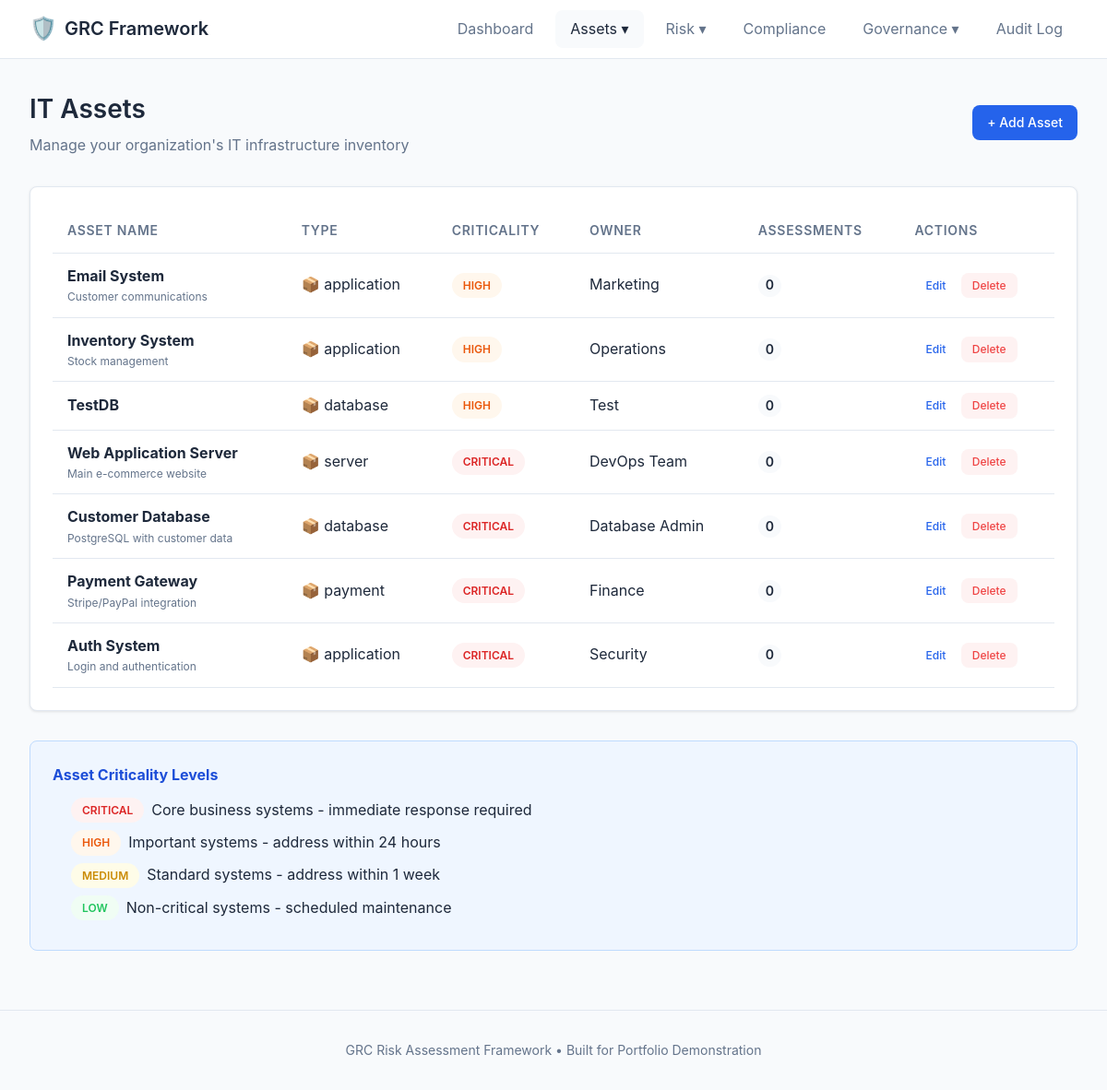
The app's page /assets, older data.
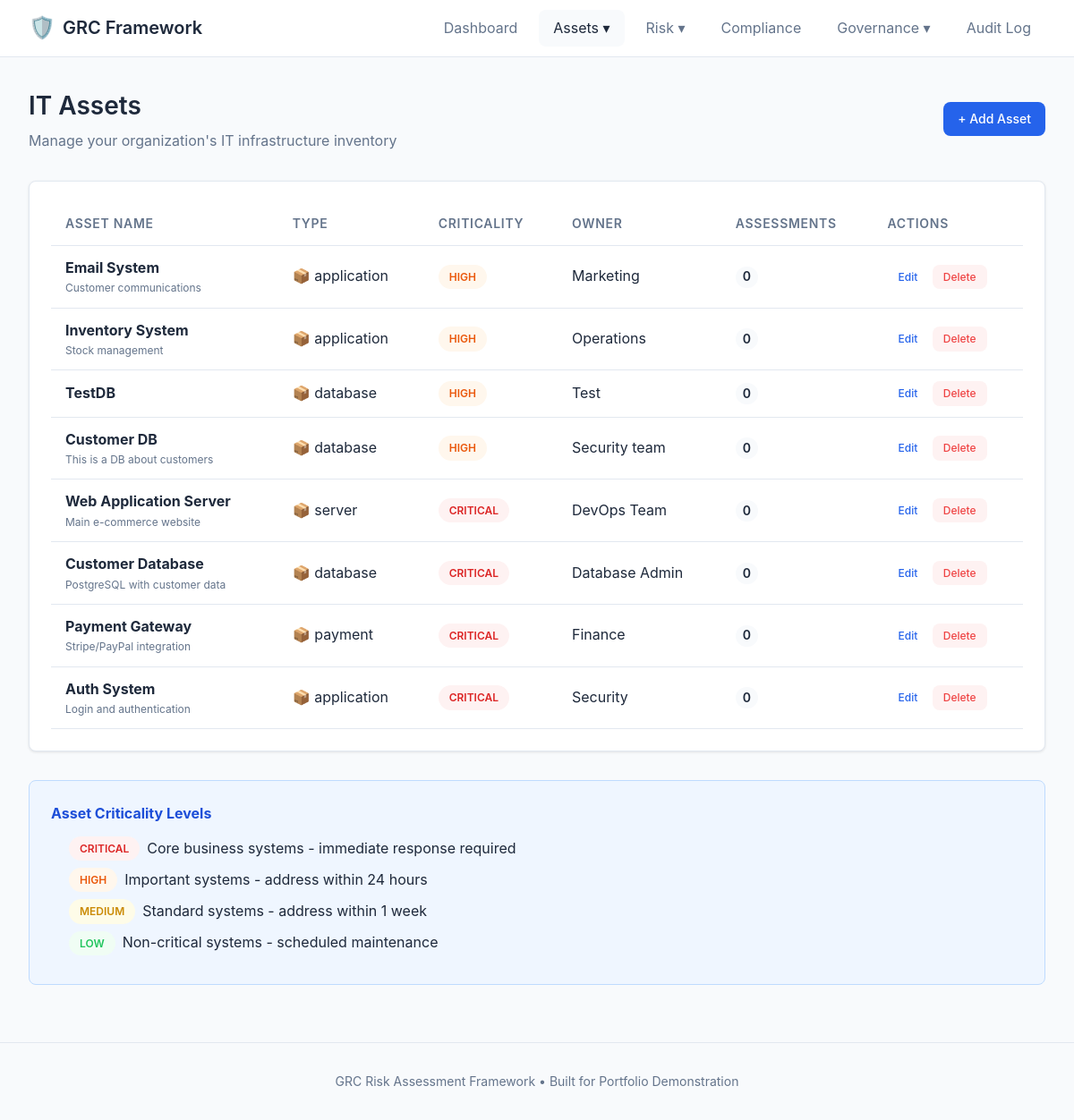
The same page, newer data.
### app.py (models this page shows)
class Asset(db.Model):
    id = db.Column(db.Integer, primary_key=True)
    name = db.Column(db.String(100), nullable=False)
    description = db.Column(db.Text)
    asset_type = db.Column(db.String(50))  # Server, Database, Application, Network, Endpoint
    criticality = db.Column(db.String(20))  # Critical, High, Medium, Low
    owner = db.Column(db.String(100))
    created_at = db.Column(db.DateTime, default=datetime.utcnow)
    assessments = db.relationship('RiskAssessment', backref='asset', lazy=True, cascade='all, delete-orphan')

### app.py (the view)
@app.route('/assets')
def assets():
    all_assets = Asset.query.order_by(Asset.criticality.desc()).all()
    return render_template('assets.html', assets=all_assets)

### templates/assets.html (shortened to what this page needs)
{% extends 'base.html' %}
{% block content %}
<div class="page-header">
    <div>
        <h1>IT Assets</h1>
        <p class="subtitle">Manage your organization's IT infrastructure inventory</p>
    </div>
    <a href="{{ url_for('add_asset') }}" class="btn btn-primary">+ Add Asset</a>
</div>
{% if assets %}
<div class="card">
    <div class="card-body">
        <table class="table">
            <thead>
                <tr>
                    <th>Asset Name</th>
                    <th>Type</th>
                    <th>Criticality</th>
                    <th>Owner</th>
                    <th>Assessments</th>
                    <th>Actions</th>
                </tr>
            </thead>
            <tbody>
                {% for asset in assets %}
                <tr>
                    <td>
                        <strong>{{ asset.name }}</strong>
                        {% if asset.description %}
                        <p class="text-muted small">{{ asset.description[:80] }}{% if asset.description|length > 80 %}...{% endif %}</p>
                        {% endif %}
                    </td>
                    <td>
                        <span class="asset-type">
                            {% if asset.asset_type == 'Server' %}🖥️
                            {% elif asset.asset_type == 'Database' %}🗄️
                            {% elif asset.asset_type == 'Application' %}📱
                            {% elif asset.asset_type == 'Network' %}🌐
                            {% elif asset.asset_type == 'Endpoint' %}💻
                            {% else %}📦{% endif %}
                            {{ asset.asset_type }}
                        </span>
                    </td>
                    <td>
                        <span class="badge badge-{{ asset.criticality|lower }}">{{ asset.criticality }}</span>
                    </td>
                    <td>{{ asset.owner or '—' }}</td>
                    <td>
                        <span class="count-badge">{{ asset.assessments|length }}</span>
                    </td>
                    <td class="actions">
                        <a href="{{ url_for('edit_asset', id=asset.id) }}" class="btn btn-sm">Edit</a>
                        <a href="{{ url_for('delete_asset', id=asset.id) }}" class="btn btn-sm btn-danger"
                           onclick="return confirm('Delete this asset and all its assessments?')">Delete</a>
                    </td>
                </tr>
                {% endfor %}
            </tbody>
        </table>
    </div>
</div>
{% endif %}
<div class="info-box">
    <h4>Asset Criticality Levels</h4>
    <ul class="criticality-legend">
        <li><span class="badge badge-critical">Critical</span> Core business systems - immediate response required</li>
        <li><span class="badge badge-high">High</span> Important systems - address within 24 hours</li>
        <li><span class="badge badge-medium">Medium</span> Standard systems - address within 1 week</li>
        <li><span class="badge badge-low">Low</span> Non-critical systems - scheduled maintenance</li>
    </ul>
</div>
{% endblock %}

Row changes from the older to the newer data that the page shows:
added Asset: name "Customer DB", description "This is a DB about customers", asset_type "database", criticality "HIGH", owner "Security team", assessments|length "0"
